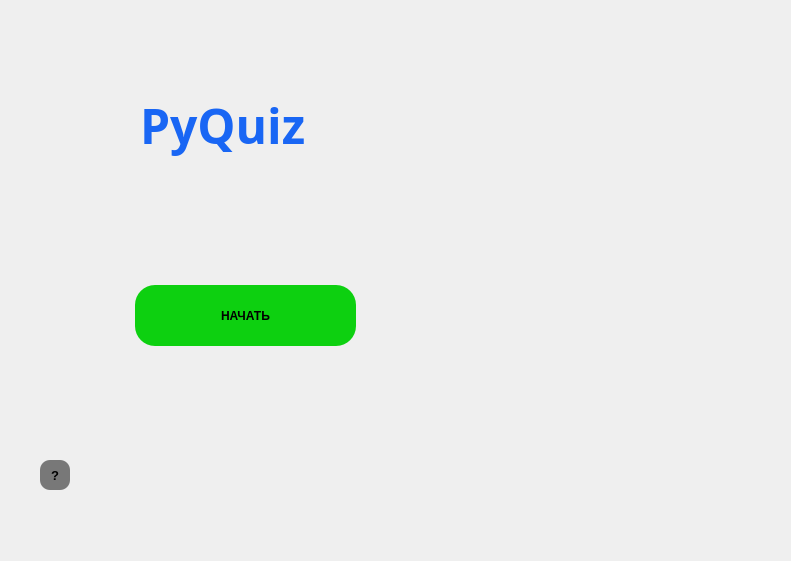
   <widget class="QWidget" name="first_window" native="true">
    <property name="enabled">
     <bool>true</bool>
    </property>
    <property name="geometry">
     <rect>
      <x>0</x>
      <y>100000</y>
      <width>791</width>
      <height>561</height>
     </rect>
    </property>
    <property name="styleSheet">
     <string notr="true">QWidget {
	background-color: none;
}</string>
    </property>
    <widget class="QLabel" name="pyquiz_label">
     <property name="geometry">
      <rect>
       <x>140</x>
       <y>60</y>
       <width>221</width>
       <height>131</height>
      </rect>
     </property>
     <property name="palette">
      <palette>
       <active>
        <colorrole role="WindowText">
         <brush brushstyle="SolidPattern">
          <color alpha="255">
           <red>25</red>
           <green>102</green>
           <blue>244</blue>
          </color>
         </brush>
        </colorrole>
        <colorrole role="Button">
         <brush brushstyle="SolidPattern">
          <color alpha="255">
           <red>34</red>
           <green>34</green>
           <blue>46</blue>
          </color>
         </brush>
        </colorrole>
        <colorrole role="Text">
         <brush brushstyle="SolidPattern">
          <color alpha="255">
           <red>25</red>
           <green>102</green>
           <blue>244</blue>
          </color>
         </brush>
        </colorrole>
        <colorrole role="ButtonText">
         <brush brushstyle="SolidPattern">
          <color alpha="255">
           <red>25</red>
           <green>102</green>
           <blue>244</blue>
          </color>
         </brush>
        </colorrole>
        <colorrole role="Base">
         <brush brushstyle="SolidPattern">
          <color alpha="255">
           <red>34</red>
           <green>34</green>
           <blue>46</blue>
          </color>
         </brush>
        </colorrole>
        <colorrole role="Window">
         <brush brushstyle="SolidPattern">
          <color alpha="255">
           <red>34</red>
           <green>34</green>
           <blue>46</blue>
          </color>
         </brush>
        </colorrole>
        <colorrole role="PlaceholderText">
         <brush brushstyle="NoBrush">
          <color alpha="128">
           <red>25</red>
           <green>102</green>
           <blue>244</blue>
          </color>
         </brush>
        </colorrole>
       </active>
       <inactive>
        <colorrole role="WindowText">
         <brush brushstyle="SolidPattern">
          <color alpha="255">
           <red>25</red>
           <green>102</green>
           <blue>244</blue>
          </color>
         </brush>
        </colorrole>
        <colorrole role="Button">
         <brush brushstyle="SolidPattern">
          <color alpha="255">
           <red>34</red>
           <green>34</green>
           <blue>46</blue>
          </color>
         </brush>
        </colorrole>
        <colorrole role="Text">
         <brush brushstyle="SolidPattern">
          <color alpha="255">
           <red>25</red>
           <green>102</green>
           <blue>244</blue>
          </color>
         </brush>
        </colorrole>
        <colorrole role="ButtonText">
         <brush brushstyle="SolidPattern">
          <color alpha="255">
           <red>25</red>
           <green>102</green>
           <blue>244</blue>
          </color>
         </brush>
        </colorrole>
        <colorrole role="Base">
         <brush brushstyle="SolidPattern">
          <color alpha="255">
           <red>34</red>
           <green>34</green>
           <blue>46</blue>
          </color>
         </brush>
        </colorrole>
        <colorrole role="Window">
         <brush brushstyle="SolidPattern">
          <color alpha="255">
           <red>34</red>
           <green>34</green>
           <blue>46</blue>
          </color>
         </brush>
        </colorrole>
        <colorrole role="PlaceholderText">
         <brush brushstyle="NoBrush">
          <color alpha="128">
           <red>25</red>
           <green>102</green>
           <blue>244</blue>
          </color>
         </brush>
        </colorrole>
       </inactive>
       <disabled>
        <colorrole role="WindowText">
         <brush brushstyle="SolidPattern">
          <color alpha="255">
           <red>25</red>
           <green>102</green>
           <blue>244</blue>
          </color>
         </brush>
        </colorrole>
        <colorrole role="Button">
         <brush brushstyle="SolidPattern">
          <color alpha="255">
           <red>34</red>
           <green>34</green>
           <blue>46</blue>
          </color>
         </brush>
        </colorrole>
        <colorrole role="Text">
         <brush brushstyle="SolidPattern">
          <color alpha="255">
           <red>25</red>
           <green>102</green>
           <blue>244</blue>
          </color>
         </brush>
        </colorrole>
        <colorrole role="ButtonText">
         <brush brushstyle="SolidPattern">
          <color alpha="255">
           <red>25</red>
           <green>102</green>
           <blue>244</blue>
          </color>
         </brush>
        </colorrole>
        <colorrole role="Base">
         <brush brushstyle="SolidPattern">
          <color alpha="255">
           <red>34</red>
           <green>34</green>
           <blue>46</blue>
          </color>
         </brush>
        </colorrole>
        <colorrole role="Window">
         <brush brushstyle="SolidPattern">
          <color alpha="255">
           <red>34</red>
           <green>34</green>
           <blue>46</blue>
          </color>
         </brush>
        </colorrole>
        <colorrole role="PlaceholderText">
         <brush brushstyle="NoBrush">
          <color alpha="128">
           <red>25</red>
           <green>102</green>
           <blue>244</blue>
          </color>
         </brush>
        </colorrole>
       </disabled>
      </palette>
     </property>
     <property name="font">
      <font>
       <family>Malgun Gothic</family>
       <pointsize>36</pointsize>
       <weight>75</weight>
       <bold>true</bold>
      </font>
     </property>
     <property name="styleSheet">
      <string notr="true">QLabel {
	color: rgb(25, 102, 244);
}</string>
     </property>
     <property name="text">
      <string>PyQuiz</string>
     </property>
     <property name="wordWrap">
      <bool>false</bool>
     </property>
     <property name="margin">
      <number>0</number>
     </property>
    </widget>
    <widget class="QPushButton" name="start_button">
     <property name="geometry">
      <rect>
       <x>135</x>
       <y>285</y>
       <width>221</width>
       <height>61</height>
      </rect>
     </property>
     <property name="font">
      <font>
       <weight>75</weight>
       <bold>true</bold>
      </font>
     </property>
     <property name="styleSheet">
      <string notr="true">QPushButton {
	background-color: rgb(13, 208, 16);
	color: black;
	border-radius: 20;
}

QPushButton:pressed {
	background-color: rgb(12, 184, 12);
}</string>
     </property>
     <property name="text">
      <string>НАЧАТЬ</string>
     </property>
    </widget>
    <widget class="QPushButton" name="pushButton_info">
     <property name="geometry">
      <rect>
       <x>40</x>
       <y>460</y>
       <width>30</width>
       <height>30</height>
      </rect>
     </property>
     <property name="font">
      <font>
       <pointsize>10</pointsize>
       <weight>75</weight>
       <bold>true</bold>
      </font>
     </property>
     <property name="toolTip">
      <string>&lt;html&gt;&lt;head/&gt;&lt;body&gt;&lt;p&gt;PyQuiz &lt;span style=&quot; font-weight:400;&quot;&gt;-это приложение, созданное для вычисления самого умного человека в твоём окружении.&lt;/span&gt;&lt;/p&gt;&lt;p&gt;&lt;span style=&quot; font-weight:400;&quot;&gt;Квиз состоит из вопросов на тему программирования на Python, на которые тебе предстоит ответить. Времени на открытие учебника нет!&lt;/span&gt;&lt;/p&gt;&lt;p&gt;&lt;span style=&quot; font-weight:400;&quot;&gt;Повтори всё, что ты уже знаешь (а тем более, какие-нибудь интересные особенности нашего языка).&lt;/span&gt;&lt;/p&gt;&lt;p&gt;&lt;span style=&quot; font-weight:400;&quot;&gt;Секунды играют важную роль на твой конечный балл. После прохождения всех преград, ты узнаешь своё место в рейтинге.&lt;/span&gt;&lt;/p&gt;&lt;/body&gt;&lt;/html&gt;</string>
     </property>
     <property name="styleSheet">
      <string notr="true">QPushButton {
	color: black;
	background-color: rgb(120, 120, 120);
	border-radius: 10;
}</string>
     </property>
     <property name="text">
      <string>?</string>
     </property>
    </widget>
   </widget>
